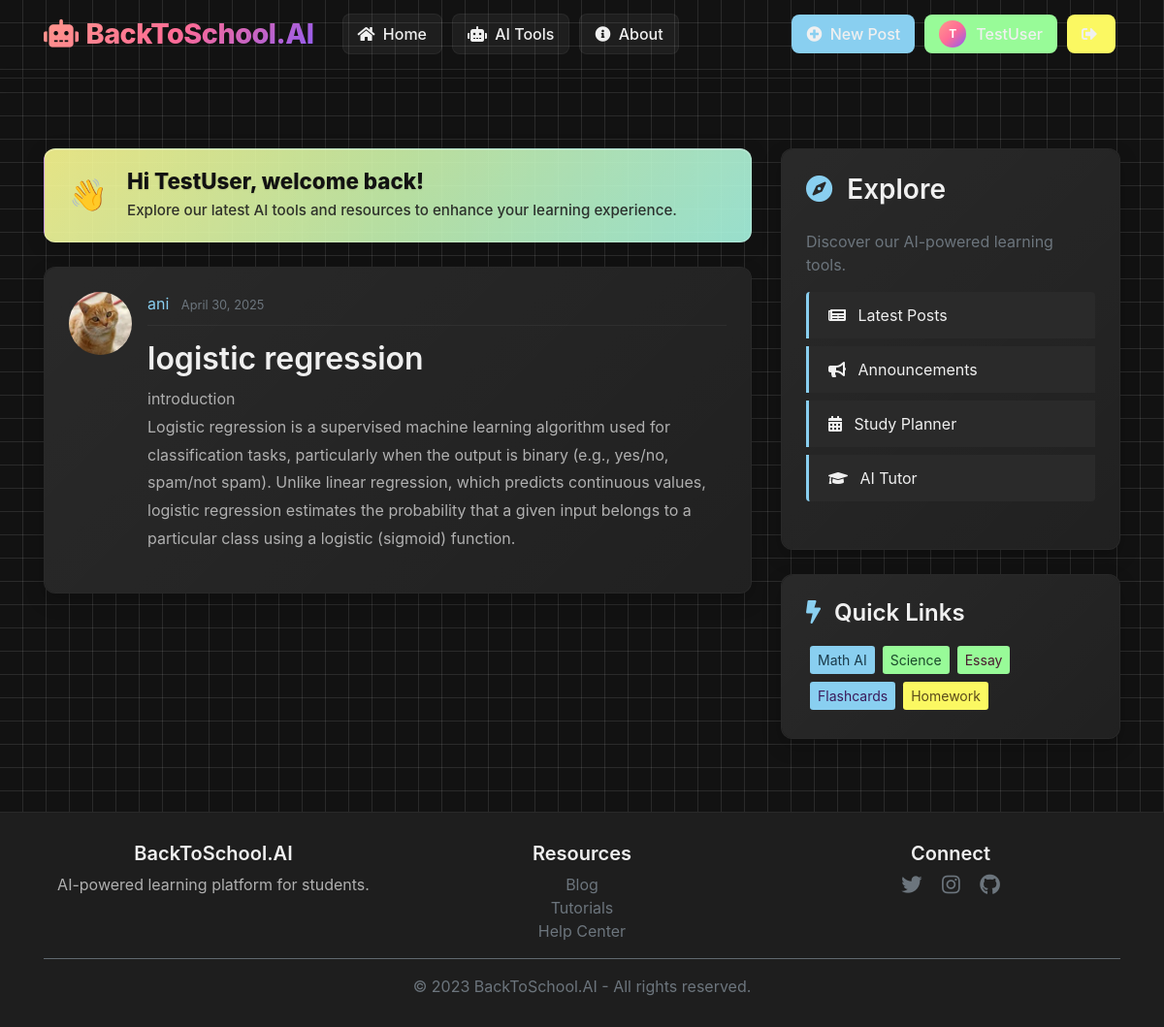
Page /post/33/ (signed in) on the committed database.
### blog/models.py (models this page shows, shortened)
class Post(models.Model):
    title = models.CharField(max_length=100)
    content = models.TextField()
    date_posted = models.DateTimeField(default=timezone.now)
    author= models.ForeignKey(User, on_delete=models.CASCADE)

### users/models.py (models this page shows, shortened)
class Profile(models.Model):
    user = models.OneToOneField(User, on_delete=models.CASCADE)
    image = models.ImageField(default='default.jpg', upload_to='profile_pics')

### blog/views.py (the view)
# urls.py: path('post/<int:pk>/', PostDetailView.as_view(), name='post-detail'),
class PostDetailView(DetailView):
    model = Post

### blog/templates/blog/post_detail.html (shortened to what this page needs)
{% extends "blog/base.html" %}
{% block content %}
    <article class="media content-section">
        <img src="{% if post.author.profile.image %}{{ object.author.profile.image.url }}{% else %}/media/profile_pics/default.jpg{% endif %}"
             class="rounded-circle article-img" alt="Author Image">
        <div class="media-body">
            <div class="article-metadata">
                <a class="mr-2" href="#" style="color: var(--pastel-blue);">{{ object.author }}</a>
                <small class="text-muted">{{ object.date_posted|date:"F d, Y" }}</small>
            </div>
            <h2 class="article-title">{{ object.title }}</h2>
            <p class="article-content">{{ object.content }}</p>
        </div>
    </article>
{% endblock content %}

### blog/templates/blog/base.html (shortened to what this page needs)
{% load static %}
<!DOCTYPE html>
<html lang="en">
<head>
    <link rel="stylesheet" href="https://cdn.jsdelivr.net/npm/bootstrap@4.4.1/dist/css/bootstrap.min.css">
    <link rel="stylesheet" href="https://cdnjs.cloudflare.com/ajax/libs/font-awesome/5.15.4/css/all.min.css">
    <link rel="stylesheet" type="text/css" href="{% static 'blog/main.css' %}">
</head>
<body>
    <header class="site-header">
        <nav class="navbar navbar-expand-md navbar-dark fixed-top">
          <div class="container">
            <a class="navbar-brand mr-4" href="{% url 'blog-home' %}">
                <i class="fas fa-robot mr-2"></i>BackToSchool.AI
            </a>
            <div class="collapse navbar-collapse" id="navbarToggle">
              <div class="navbar-nav mr-auto">
                <a class="nav-item nav-link" href="{% url 'blog-home' %}"><i class="fas fa-home mr-1"></i> Home</a>
                <a class="nav-item nav-link" href="{% url 'ai-tools' %}"><i class="fas fa-robot mr-1"></i> AI Tools</a>
                <a class="nav-item nav-link" href="{% url 'blog-about' %}"><i class="fas fa-info-circle mr-1"></i> About</a>
              </div>
                <div class="navbar-nav">
                {% if user.is_authenticated %}
                  <a class="nav-item nav-link btn-pastel-purple" href="{% url 'post-create' %}"><i class="fas fa-plus-circle mr-1"></i> New Post</a>
                  <a class="nav-item nav-link profile-btn btn-pastel-pink" href="{% url 'profile' %}">
                    <div class="profile-pic">{{ user.username|first|upper }}</div>
                    {{ user.username }}
                  </a>
                  <a class="nav-item nav-link btn-pastel-yellow" href="{% url 'logout' %}"><i class="fas fa-sign-out-alt mr-1"></i></a>
                {% else %}
                  <a class="nav-item nav-link" href="{% url 'login' %}"><i class="fas fa-sign-in-alt mr-1"></i> Login</a>
                  <a class="nav-item nav-link" href="{% url 'register' %}"><i class="fas fa-user-plus mr-1"></i> Register</a>
                {% endif %}
                </div>
            </div>
          </div>
        </nav>
      </header>
      <main role="main" class="container mt-5 pt-4">
        <div class="row">
          <div class="col-md-8">
            {% if user.is_authenticated %}
            <div class="welcome-banner">
              <div class="welcome-content">
                <div class="welcome-icon">👋</div>
                <div>
                  <h3 class="welcome-title">Hi {{ user.username }}, welcome back!</h3>
                  <p class="welcome-subtext">Explore our latest AI tools and resources to enhance your learning experience.</p>
                </div>
              </div>
            </div>
            {% endif %}
            {% block content %}{% endblock %}
          </div>
          <div class="col-md-4">
            <div class="content-section">
              <h3 class="mb-4"><i class="fas fa-compass mr-2" style="color: var(--pastel-blue);"></i> Explore</h3>
              <p class='text-muted'>Discover our AI-powered learning tools.
                <ul class="list-group mt-3">
                  <li class="list-group-item"><i class="fas fa-newspaper mr-2"></i> Latest Posts</li>
                  <li class="list-group-item"><i class="fas fa-bullhorn mr-2"></i> Announcements</li>
                  <li class="list-group-item"><i class="fas fa-calendar-alt mr-2"></i> Study Planner</li>
                  <li class="list-group-item"><i class="fas fa-graduation-cap mr-2"></i> AI Tutor</li>
                </ul>
              </p>
            </div>
            <div class="content-section">
              <h4 class="mb-3"><i class="fas fa-bolt mr-2" style="color: var(--pastel-blue);"></i> Quick Links</h4>
              <div class="d-flex flex-wrap">
                <a href="#" class="btn btn-sm btn-pastel-blue m-1">Math AI</a>
                <a href="#" class="btn btn-sm btn-pastel-green m-1">Science</a>
                <a href="#" class="btn btn-sm btn-pastel-pink m-1">Essay</a>
                <a href="#" class="btn btn-sm btn-pastel-purple m-1">Flashcards</a>
                <a href="#" class="btn btn-sm btn-pastel-yellow m-1">Homework</a>
              </div>
            </div>
          </div>
        </div>
      </main>
      <footer class="text-center">
        <div class="container">
          <div class="row">
            <div class="col-md-4 mb-3 mb-md-0">
              <h5>BackToSchool.AI</h5>
              <p>AI-powered learning platform for students.</p>
            </div>
            <div class="col-md-4 mb-3 mb-md-0">
              <h5>Resources</h5>
              <ul class="list-unstyled">
                <li><a href="#" class="text-secondary">Blog</a></li>
                <li><a href="#" class="text-secondary">Tutorials</a></li>
                <li><a href="#" class="text-secondary">Help Center</a></li>
              </ul>
            </div>
            <div class="col-md-4">
              <h5>Connect</h5>
              <a href="#" class="text-secondary mx-2"><i class="fab fa-twitter fa-lg"></i></a>
              <a href="#" class="text-secondary mx-2"><i class="fab fa-instagram fa-lg"></i></a>
              <a href="#" class="text-secondary mx-2"><i class="fab fa-github fa-lg"></i></a>
            </div>
          </div>
          <hr class="my-3 bg-secondary">
          <p class="mb-0 text-secondary">&copy; 2023 BackToSchool.AI - All rights reserved.</p>
        </div>
      </footer>
</body>
</html>

### blog/static/blog/main.css (style rules this page uses)
body { background: #fafafa; color: #333333; margin-top: 5rem; }
h1, h2, h3, h4, h5, h6 { color: #444444; }
ul { margin: 0; }
.site-header .navbar-nav .nav-link { color: #cbd5db; }
.content-section { background: #ffffff; padding: 10px 20px; border: 1px solid #dddddd; border-radius: 3px; margin-bottom: 20px; }
.article-title { color: #444444; }
.article-content { white-space: pre-line; }
.article-img { height: 65px; width: 65px; margin-right: 16px; }
.article-metadata { padding-bottom: 1px; margin-bottom: 4px; border-bottom: 1px solid #e3e3e3 }

### rows in the picture
Post: author.image (picture), author "ani", date_posted "April 30, 2025", title "logistic regression", content "introduction Logistic regression is a supervised machine learning algorithm used for classification tasks, particularly when the output is binary (e.g., yes/no, spam/not spam). Unlike linear regression, which predicts continuous values, logistic regression estimates the probability that a given input belongs to a particular class using a logistic (sigmoid) function."

### other values in the picture
{{ user.username|first|upper }} "T"
{{ user.username }} "TestUser"
